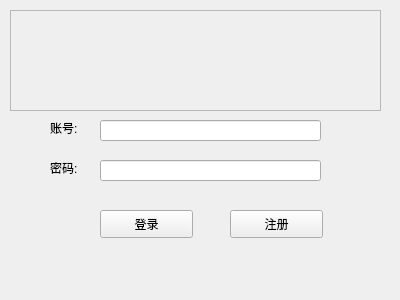
<?xml version="1.0" encoding="UTF-8"?>
<ui version="4.0">
 <class>LogWindow</class>
 <widget class="QWidget" name="LogWindow">
  <property name="geometry">
   <rect>
    <x>0</x>
    <y>0</y>
    <width>400</width>
    <height>300</height>
   </rect>
  </property>
  <property name="windowTitle">
   <string>登录界面</string>
  </property>
  <widget class="QLabel" name="label">
   <property name="geometry">
    <rect>
     <x>50</x>
     <y>120</y>
     <width>41</width>
     <height>16</height>
    </rect>
   </property>
   <property name="text">
    <string>账号:</string>
   </property>
  </widget>
  <widget class="QLabel" name="label_2">
   <property name="geometry">
    <rect>
     <x>50</x>
     <y>160</y>
     <width>41</width>
     <height>16</height>
    </rect>
   </property>
   <property name="text">
    <string>密码:</string>
   </property>
  </widget>
  <widget class="QLineEdit" name="lineEdit">
   <property name="geometry">
    <rect>
     <x>100</x>
     <y>120</y>
     <width>221</width>
     <height>21</height>
    </rect>
   </property>
  </widget>
  <widget class="QLineEdit" name="lineEdit_2">
   <property name="geometry">
    <rect>
     <x>100</x>
     <y>160</y>
     <width>221</width>
     <height>21</height>
    </rect>
   </property>
  </widget>
  <widget class="QPushButton" name="pushButton">
   <property name="geometry">
    <rect>
     <x>100</x>
     <y>210</y>
     <width>93</width>
     <height>28</height>
    </rect>
   </property>
   <property name="text">
    <string>登录</string>
   </property>
  </widget>
  <widget class="QPushButton" name="pushButton_2">
   <property name="geometry">
    <rect>
     <x>230</x>
     <y>210</y>
     <width>93</width>
     <height>28</height>
    </rect>
   </property>
   <property name="text">
    <string>注册</string>
   </property>
  </widget>
  <widget class="QFrame" name="frame">
   <property name="geometry">
    <rect>
     <x>10</x>
     <y>10</y>
     <width>371</width>
     <height>101</height>
    </rect>
   </property>
   <property name="frameShape">
    <enum>QFrame::StyledPanel</enum>
   </property>
   <property name="frameShadow">
    <enum>QFrame::Raised</enum>
   </property>
   <widget class="QLabel" name="label_3">
    <property name="geometry">
     <rect>
      <x>10</x>
      <y>10</y>
      <width>351</width>
      <height>81</height>
     </rect>
    </property>
    <property name="text">
     <string/>
    </property>
   </widget>
  </widget>
 </widget>
 <resources/>
 <connections/>
</ui>
